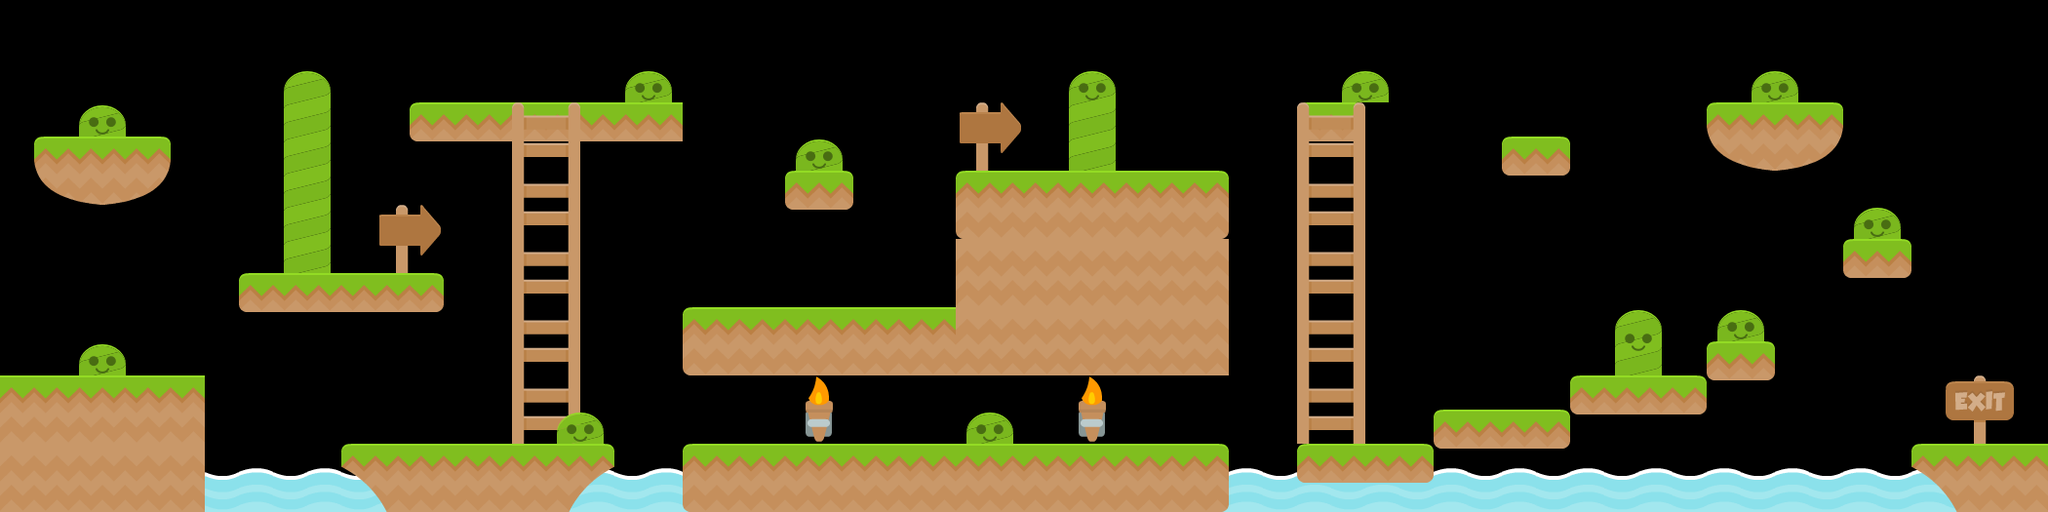

Below is a game level as drawn by its tile map, then a one-line description and the .tmx that defines it (tile-layer data replaced by summaries):
An orthogonal 60x15 tile map with 35x35 px tiles, 4 tile layers (Background Images, Platforms, Ladders, Enemies).

<map version="1.0" orientation="orthogonal" renderorder="right-down" width="60" height="15" tilewidth="35" tileheight="35" nextobjectid="1">
 <tileset firstgid="1" name="Platformer" tilewidth="70" tileheight="70" spacing="2" margin="2" tilecount="196">
  <image source="tileset.png" width="1024" height="1024" />
 </tileset>
 <layer name="Background Images" width="60" height="15">
  <data>[900 cells, 29 non-empty, 8 distinct tile ids]</data>
 </layer>
 <layer name="Platforms" width="60" height="15">
  <data>[900 cells, 58 non-empty, 12 distinct tile ids]</data>
 </layer>
 <layer name="Ladders" width="60" height="15">
  <data>[900 cells, 10 non-empty, 2 distinct tile ids]</data>
 </layer>
 <layer name="Enemies" width="60" height="15">
  <data>[900 cells, 10 non-empty, 1 distinct tile ids]</data>
 </layer>
</map>
